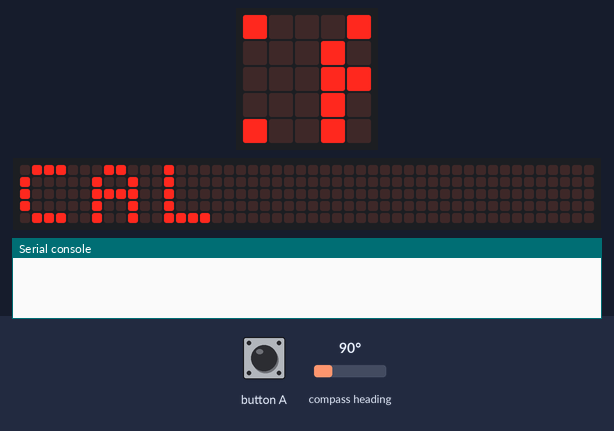
The program below on a simulated BBC micro:bit (MakeCode). Parts: the board's 5×5 LED display, a strip that is not on the board, showing the scrolling text unrolled, the last lines printed to the serial console. The test bench sets the inputs (shaded band); at power-on: compass heading 90°. The 48×5 strip is a reading aid, not a part: it shows the text the display is scrolling, unrolled, one strip-width of it at a time; the compass is already calibrated.

Above: at 13.87 s.
13.9 s: button A pressed for 0.15 s
At 14.17 s:
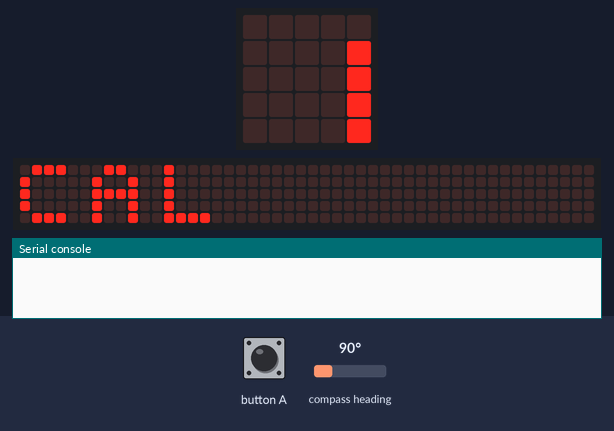
14.6 s: button A pressed for 0.15 s
At 25.1 s:
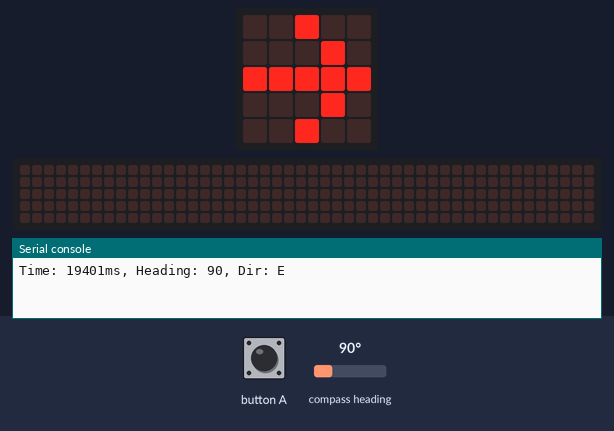

Measured:
- after the input at 13.9 s, the display: first differs from a run without the input after 0.15 s (image 1 shows a later state)

The program:

compass_makecode.py
```python
# micro:bit 用方位磁石（MakeCode Python / Static Python 互換実装）
#
# このファイルは Microsoft MakeCode エディタの Python モードに
# 直接コピー＆ペーストしてブロック表示・書き込みができる互換コードです。
# （標準の MicroPython ライブラリである `from microbit import *` は使用しません）

is_calibrated = False

def calibrate_compass():
    global is_calibrated
    basic.clear_screen()
    # 矢印で校正中であることを示す
    basic.show_leds("""
        . . # . .
        . # # # .
        # # # # #
        . # # # .
        . . # . .
    """)
    input.calibrate_compass()
    basic.clear_screen()
    basic.show_string("OK")
    is_calibrated = True

def get_direction_string(heading: number) -> str:
    # 8 方位判定の前に有効範囲を確認する
    if heading != heading or heading < 0 or heading >= 360:
        return "ERR"

    # 各方位は 45 度幅
    if heading < 22.5 or heading >= 337.5:
        return "N"
    elif heading < 67.5:
        return "NE"
    elif heading < 112.5:
        return "E"
    elif heading < 157.5:
        return "SE"
    elif heading < 202.5:
        return "S"
    elif heading < 247.5:
        return "SW"
    elif heading < 292.5:
        return "W"
    else:
        return "NW"

def on_button_pressed_a():
    # ボタン A でログに時間と角度と方向名を出力
    global is_calibrated
    if not is_calibrated:
        calibrate_compass()
    else:
        heading = input.compass_heading()
        direction = get_direction_string(heading)
        console.log("Time: " + str(input.running_time()) + "ms, Heading: " + str(heading) + ", Dir: " + direction)
input.on_button_pressed(Button.A, on_button_pressed_a)

# 起動時の指示
basic.show_string("COMPASS")
basic.show_string("A:LOG")

def on_forever():
    global is_calibrated
    if not is_calibrated:
        # キャリブレーション未完了時は 'CAL' を表示して促す
        basic.show_string("CAL")
        basic.pause(1000)
    else:
        heading = input.compass_heading()
        if heading < 0:
            basic.show_string("ERR")
            basic.pause(1000)
        else:
            direction = get_direction_string(heading)
            # 8方向の矢印で表示
            if direction == "N":
                basic.show_arrow(ArrowNames.NORTH)
            elif direction == "NE":
                basic.show_arrow(ArrowNames.NORTH_EAST)
            elif direction == "E":
                basic.show_arrow(ArrowNames.EAST)
            elif direction == "SE":
                basic.show_arrow(ArrowNames.SOUTH_EAST)
            elif direction == "S":
                basic.show_arrow(ArrowNames.SOUTH)
            elif direction == "SW":
                basic.show_arrow(ArrowNames.SOUTH_WEST)
            elif direction == "W":
                basic.show_arrow(ArrowNames.WEST)
            elif direction == "NW":
                basic.show_arrow(ArrowNames.NORTH_WEST)
            basic.pause(500)

basic.forever(on_forever)
```
